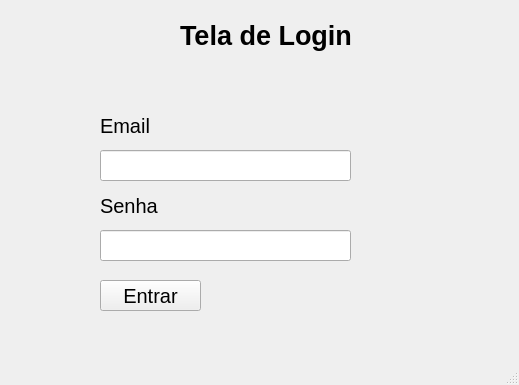
<?xml version="1.0" encoding="UTF-8"?>
<ui version="4.0">
 <class>MainWindow</class>
 <widget class="QMainWindow" name="MainWindow">
  <property name="geometry">
   <rect>
    <x>0</x>
    <y>0</y>
    <width>519</width>
    <height>385</height>
   </rect>
  </property>
  <property name="windowTitle">
   <string>TelaLogin</string>
  </property>
  <widget class="QWidget" name="centralwidget">
   <widget class="QLabel" name="label">
    <property name="geometry">
     <rect>
      <x>180</x>
      <y>10</y>
      <width>181</width>
      <height>51</height>
     </rect>
    </property>
    <property name="font">
     <font>
      <pointsize>20</pointsize>
      <weight>75</weight>
      <bold>true</bold>
     </font>
    </property>
    <property name="text">
     <string>Tela de Login</string>
    </property>
   </widget>
   <widget class="QLabel" name="label_2">
    <property name="geometry">
     <rect>
      <x>100</x>
      <y>110</y>
      <width>51</width>
      <height>31</height>
     </rect>
    </property>
    <property name="font">
     <font>
      <pointsize>15</pointsize>
     </font>
    </property>
    <property name="text">
     <string>Email</string>
    </property>
   </widget>
   <widget class="QLabel" name="label_3">
    <property name="geometry">
     <rect>
      <x>100</x>
      <y>190</y>
      <width>61</width>
      <height>31</height>
     </rect>
    </property>
    <property name="font">
     <font>
      <pointsize>15</pointsize>
     </font>
    </property>
    <property name="text">
     <string>Senha</string>
    </property>
   </widget>
   <widget class="QLineEdit" name="lineEmail">
    <property name="geometry">
     <rect>
      <x>100</x>
      <y>150</y>
      <width>251</width>
      <height>31</height>
     </rect>
    </property>
    <property name="font">
     <font>
      <pointsize>12</pointsize>
     </font>
    </property>
   </widget>
   <widget class="QLineEdit" name="lineSenha">
    <property name="geometry">
     <rect>
      <x>100</x>
      <y>230</y>
      <width>251</width>
      <height>31</height>
     </rect>
    </property>
    <property name="font">
     <font>
      <pointsize>12</pointsize>
     </font>
    </property>
    <property name="echoMode">
     <enum>QLineEdit::Password</enum>
    </property>
   </widget>
   <widget class="QPushButton" name="btnEntrar">
    <property name="geometry">
     <rect>
      <x>100</x>
      <y>280</y>
      <width>101</width>
      <height>31</height>
     </rect>
    </property>
    <property name="font">
     <font>
      <pointsize>15</pointsize>
      <weight>50</weight>
      <bold>false</bold>
     </font>
    </property>
    <property name="text">
     <string>Entrar</string>
    </property>
   </widget>
  </widget>
  <widget class="QMenuBar" name="menubar">
   <property name="geometry">
    <rect>
     <x>0</x>
     <y>0</y>
     <width>519</width>
     <height>21</height>
    </rect>
   </property>
  </widget>
  <widget class="QStatusBar" name="statusbar"/>
 </widget>
 <resources/>
 <connections/>
</ui>
